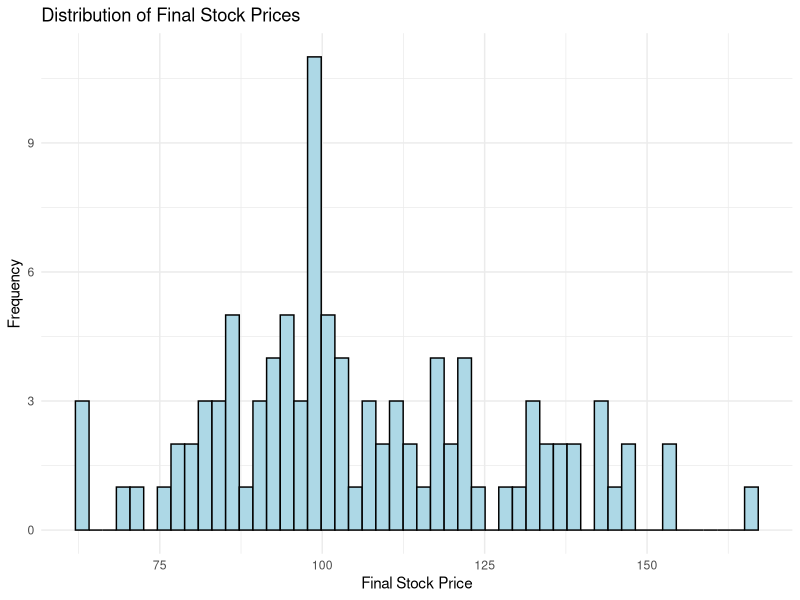
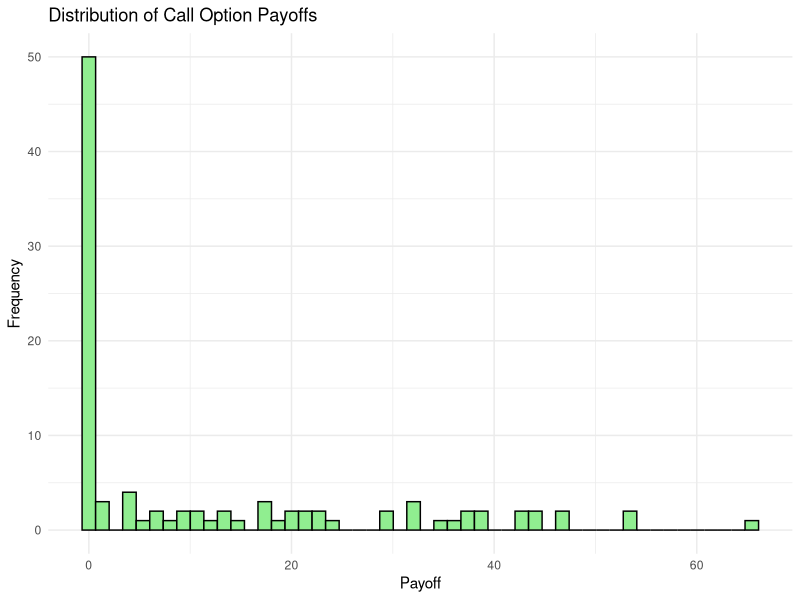
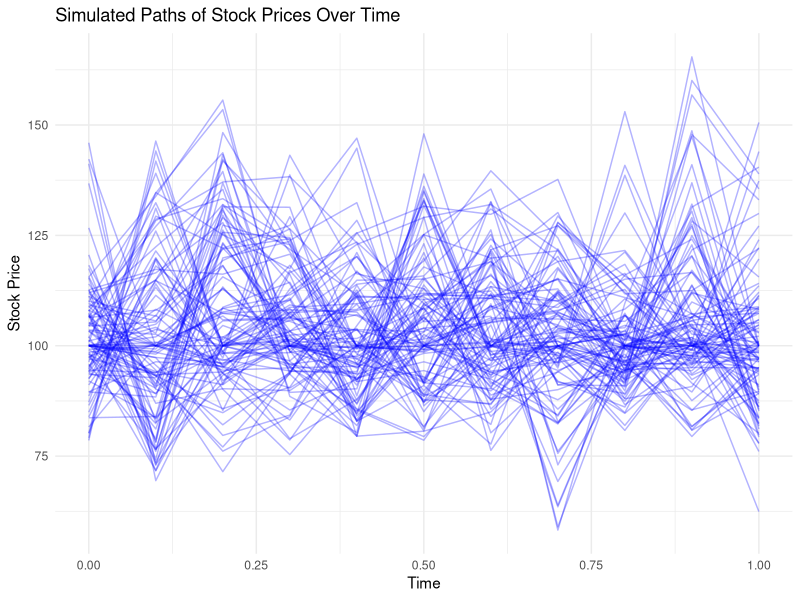

Reproduce these figures in R, in order.
# Load necessary libraries
library(stats)
library(ggplot2)

# Monte Carlo simulation function with visualization
monte_carlo_simulation <- function(S0, K, T, r, sigma, n_sim = 100, n_steps = 10) {
  dt <- T / n_steps  # Time step
  times <- seq(0, T, length.out = n_steps + 1)  # Time points
  all_paths <- matrix(0, nrow = n_steps + 1, ncol = n_sim)  # Matrix to store all paths
  
  # Initial stock price
  all_paths[1, ] <- S0
  
  for (i in 2:(n_steps + 1)) {
    Z <- rnorm(n_sim)  # Standard normal random variables
    # Update stock prices
    all_paths[i, ] <- all_paths[i - 1, ] * exp((r - 0.5 * sigma^2) * dt + sigma * sqrt(dt) * Z)
  }
  
  # Final stock prices and call option payoffs
  final_prices <- all_paths[n_steps + 1, ]
  payoffs <- pmax(final_prices - K, 0) # Call option payoff
  
  # Discount payoffs back to present value
  option_price <- mean(payoffs) * exp(-r * T)
  
  # Create data frames for plotting
  paths_result <- data.frame(
    Time = rep(times, each = n_sim),
    StockPrice = c(all_paths),
    Path = rep(1:n_sim, times = n_steps + 1)
  )
  
  final_prices_df <- data.frame(
    FinalStockPrice = final_prices
  )
  
  payoffs_df <- data.frame(
    Payoff = payoffs
  )
  
  return(list(
    option_price = option_price,
    paths_result = paths_result,
    final_prices_df = final_prices_df,
    payoffs_df = payoffs_df
  ))
}

# Example parameters
S0 <- 100    # Initial stock price
K <- 100     # Strike price
T <- 1       # Time to expiration (1 year)
r <- 0.05    # Risk-free interest rate (5%)
sigma <- 0.2 # Volatility (20%)
n_sim <- 100 # Number of simulations
n_steps <- 10 # Number of time steps

# Run Monte Carlo simulation
simulation_result <- monte_carlo_simulation(S0, K, T, r, sigma, n_sim, n_steps)

# Print option price
cat(sprintf("Estimated Call Option Price: %.2f\n", simulation_result$option_price))

# Plot histogram of final stock prices
ggplot(simulation_result$final_prices_df, aes(x = FinalStockPrice)) +
  geom_histogram(bins = 50, fill = "lightblue", color = "black") +
  labs(title = "Distribution of Final Stock Prices",
       x = "Final Stock Price",
       y = "Frequency") +
  theme_minimal()

# Plot histogram of call option payoffs
ggplot(simulation_result$payoffs_df, aes(x = Payoff)) +
  geom_histogram(bins = 50, fill = "lightgreen", color = "black") +
  labs(title = "Distribution of Call Option Payoffs",
       x = "Payoff",
       y = "Frequency") +
  theme_minimal()

# Plot simulated paths over time
ggplot(simulation_result$paths_result, aes(x = Time, y = StockPrice, group = Path)) +
  geom_line(alpha = 0.3, color = "blue") +
  labs(title = "Simulated Paths of Stock Prices Over Time",
       x = "Time",
       y = "Stock Price") +
  theme_minimal()




